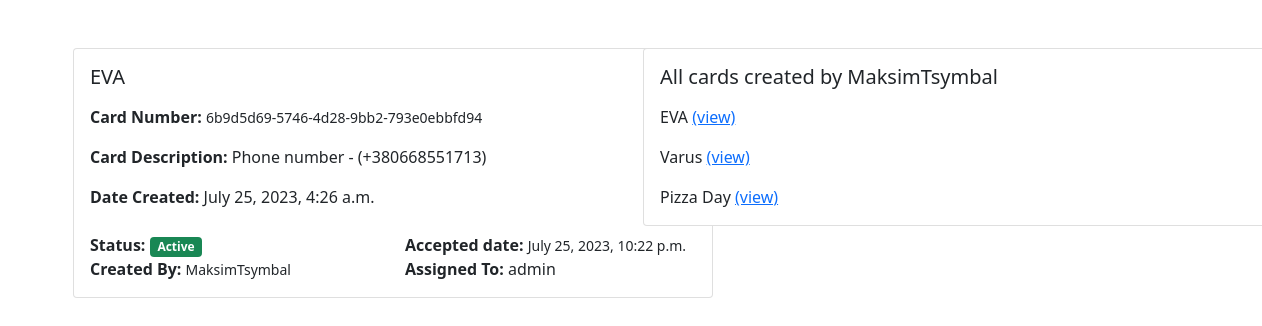
The page /card/card_details/1/ on the database its author committed.
### card/models.py (models this page shows)
class Card(models.Model):
    status_choices = (
        ('Active', 'Active'),
        ('Disable', 'Disable'),
        ('Pending', 'Pending')
    )
    card_number = models.UUIDField(default=uuid.uuid4)
    title = models.CharField(max_length=100)
    description = models.TextField()
    created_by = models.ForeignKey(User, models.CASCADE, related_name='created_by')
    date_created = models.DateTimeField(auto_now_add=True)
    assigned_to = models.ForeignKey(User, models.DO_NOTHING, null=True, blank=True)
    is_resolved = models.BooleanField(default=False)
    accepted_date = models.DateTimeField(null=True, blank=True)
    closed_date = models.DateTimeField(null=True, blank=True)
    card_status = models.CharField(max_length=15, choices=status_choices)

### users/models.py (models this page shows)
class User(AbstractUser):
    is_customer = models.BooleanField(default=False)
    is_engineer = models.BooleanField(default=False)
    def __str__(self):
        return self.username

### card/views.py (the view)
# urls.py: path('card_details/<int:pk>/', views.card_details, name='card_details'),
def card_details(request, pk):
    card = Card.objects.get(pk=pk)
    t = User.objects.get(username=card.created_by)
    cards_per_user = t.created_by.all()
    context = {'card': card, 'cards_per_user': cards_per_user}
    return render(request, 'card/card_details.html', context)

### templates/card/card_details.html (shortened to what this page needs)
{% extends 'base.html' %}
{% block content %}
    <div class="row">
        <div class="col-md-6">
            <div class="card mx-auto" style="width: 40rem;">
                <div class="card-body">
                    <h5 class="card-title mb-3">{{ card.title }}</h5>
                    <p><b>Card Number: </b><small>{{ card.card_number }}</small></p>
                    <p class="card-text"><b>Card Description: </b>{{ card.description }}</p>
                    <div class="row">
                        <div class="col">
                            <b>Date Created:</b> {{ card.date_created }}
                        </div>
                    </div> <br>
                    <div class="row">
                        <div class="col">
                            {% if card.is_resolved %}
                            <b>Status:</b> <span class="badge bg-danger">Disabled</span>
                            {% else %}
                            <b>Status:</b> <span class="badge bg-success">Active</span>
                            {% endif %}
                        </div>
                        <div class="col">
                            <b>Accepted date:</b> <small>{{ card.accepted_date }}</small>
                        </div>
                    </div>
                    <div class="row">
                        <div class="col">
                            <b>Created By:</b> <small>{{ card.created_by }}</small>
                        </div>
                        <div class="col">
                            <b>Assigned To:</b> {{ card.assigned_to }}
                        </div>
                    </div>
                </div>
            </div>
        </div>
        <div class="col-md-6">
            <div class="card mx-auto" style="width: 40rem;">
                <div class="card-body">
                    <h5 class="card-title mb-3">All cards created by {{ card.created_by }}</h5>
                    {% for card in cards_per_user %}
                    <p class="card-text">{{ card.title }} <a href="{% url 'card_details' card.pk%}">(view)</a></p>
                    {% endfor %}
                </div>
            </div>
        </div>
    </div>
<br>
{% endblock content %}

### rows shown on the page
Card: title "EVA", card_number "6b9d5d69-5746-4d28-9bb2-793e0ebbfd94", description "Phone number - (+380668551713)", date_created "July 25, 2023, 4:26 a.m.", accepted_date "July 25, 2023, 10:22 p.m.", created_by "MaksimTsymbal", assigned_to "admin"
Card: title "Varus"
Card: title "Pizza Day"
